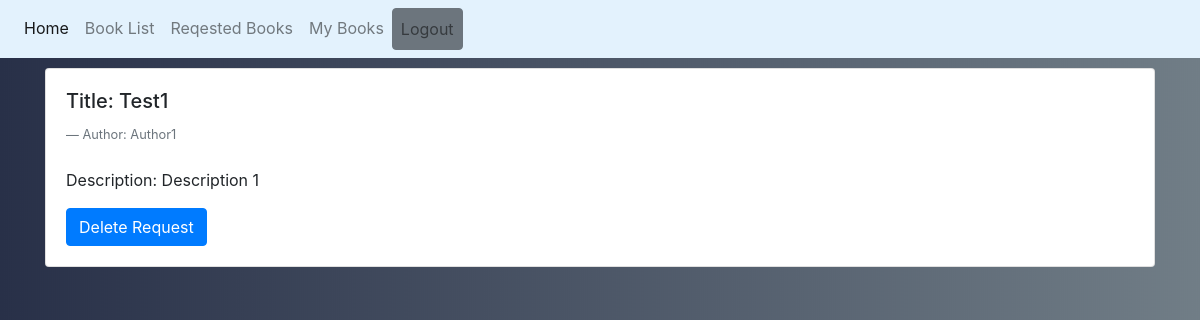
The app's page /requested_books.php (signed in) with its own data.
### tables this page shows
CREATE TABLE `book_requests` (
  `req_id` int(11) NOT NULL,
  `book_id` varchar(100) NOT NULL,
  `book_title` varchar(100) NOT NULL,
  `book_author` varchar(100) NOT NULL,
  `book_description` varchar(100) NOT NULL,
  `username` varchar(100) NOT NULL,
  `status` varchar(50) NOT NULL DEFAULT 'Pending'
);

### requested_books.php (the view, shortened to what this page needs)
<?php
	include 'config.php';
	if($_SESSION['username'] == "admin") {
		header("Location: view_requests.php");
	} else {
		$username = $_SESSION['username'];
		$sql = "SELECT * FROM book_requests WHERE username='$username' AND status='Pending'";
		$query = mysqli_query($conn, $sql);
	}
?>
<!DOCTYPE html>
<html>
<head>
	<link rel="stylesheet" type="text/css" href="./bootstrap/css/bootstrap.min.css">
</head>
<body style='background-image: url("Titanium.jpg");'>
    <nav class="navbar navbar-expand-lg navbar-light" style="background-color: #e3f2fd;">
      <div class="navbar-nav">
        <a class="nav-item nav-link active" href="index.php">Home</a>
        <a class="nav-item nav-link" href="book_list.php">Book List</a>
        <a class="nav-item nav-link" href="requested_books.php">Reqested Books</a>
        <a class="nav-item nav-link" href="my_books.php" <?php if($_SESSION['username'] == 'admin') { echo "hidden"; } ?> >My Books</a>
        <a class="btn btn-secondary nav-item nav-link" href="logout.php">Logout</a>
      </div>
    </nav>
	<div class="container">
		<?php
			while($row = mysqli_fetch_assoc($query))
			{
		?>
		<div class="card" style="margin-bottom: 20px; margin-top: 10px;">
			<div class="card-body">
				<h5 class="card-title">Title: <?php echo $row['book_title'] ?></h5>
				<footer class="blockquote-footer">Author: <?php echo $row['book_author'] ?></footer>
				<br>
				<p class="card-text">Description: <?php echo $row['book_description'] ?></p>
				<a href="delete_request.php?reqid=<?php echo $row['req_id'] ?>" class="btn btn-primary" name="delete-request">Delete Request</a>
			</div>
		</div>
		<?php
			}
		?>
	</div>
</body>
</html>

### records on screen
book_requests: book_title "Test1", book_author "Author1", book_description "Description 1"
